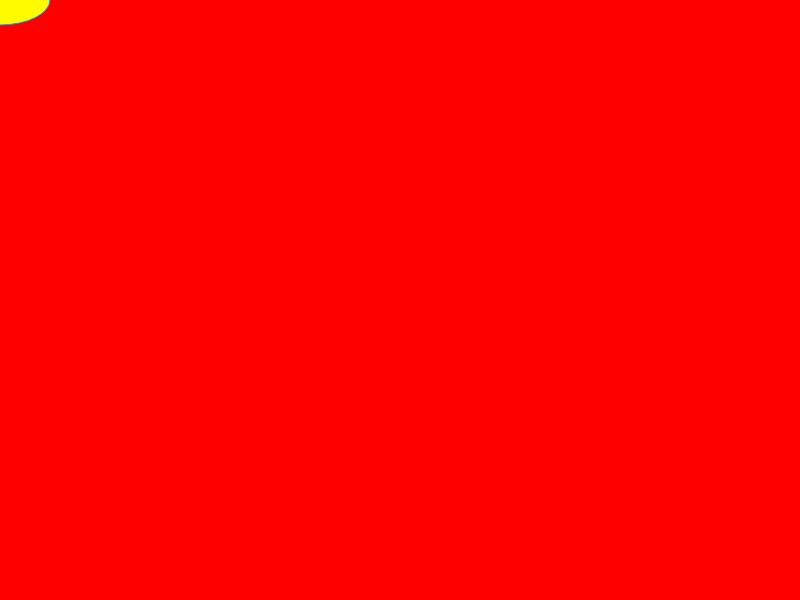
Frame 1 (no input)
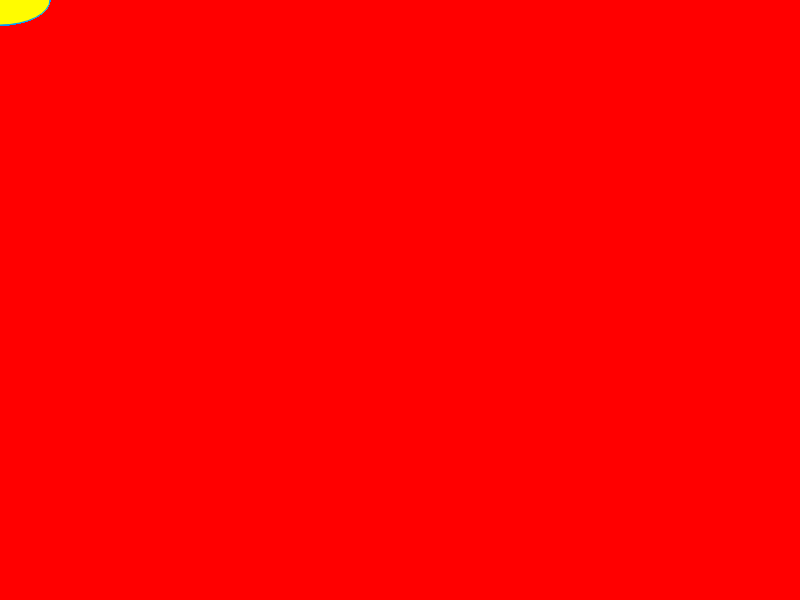
Frame 60 (no input)
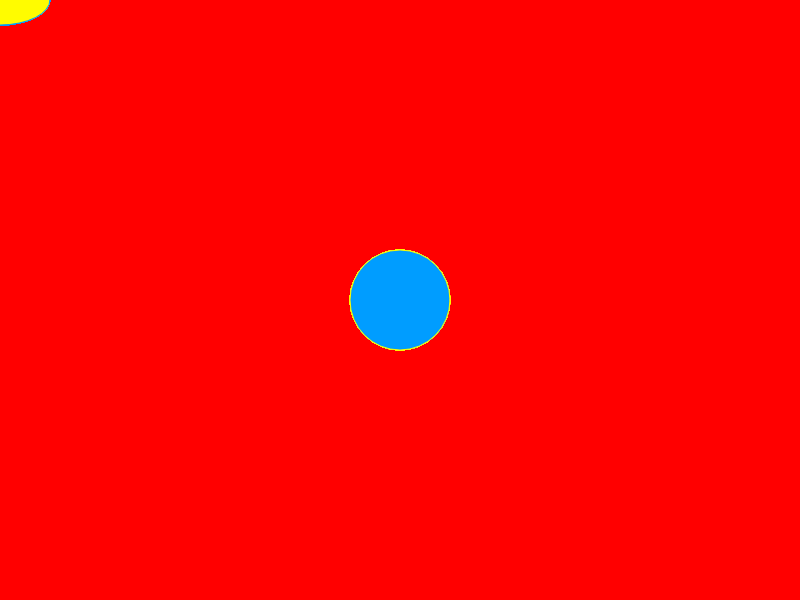
Frame 120 (the mouse pressed at the canvas centre since frame 60)

The p5.js sketch that drew these frames (run headless with seeded random() and noise() and a simulated clock; from frame 60 on, the mouse is pressed at the canvas centre):

// p5.js sketch
// ── sketch.js
function setup() {
 // put setup code here
 createCanvas(displayWidth,displayHeight);
 background('red');
}

function draw() {
  // put drawing code here

  if(mouseIsPressed){
    stroke('#FFFC00');
    fill('#009DFF');
    circle(mouseX,mouseY,100);
  }
  else {
    stroke('#009DFF');
    fill('#FFFC00');
    ellipse(mouseX, mouseY, 100, 50);
  }
    
}
